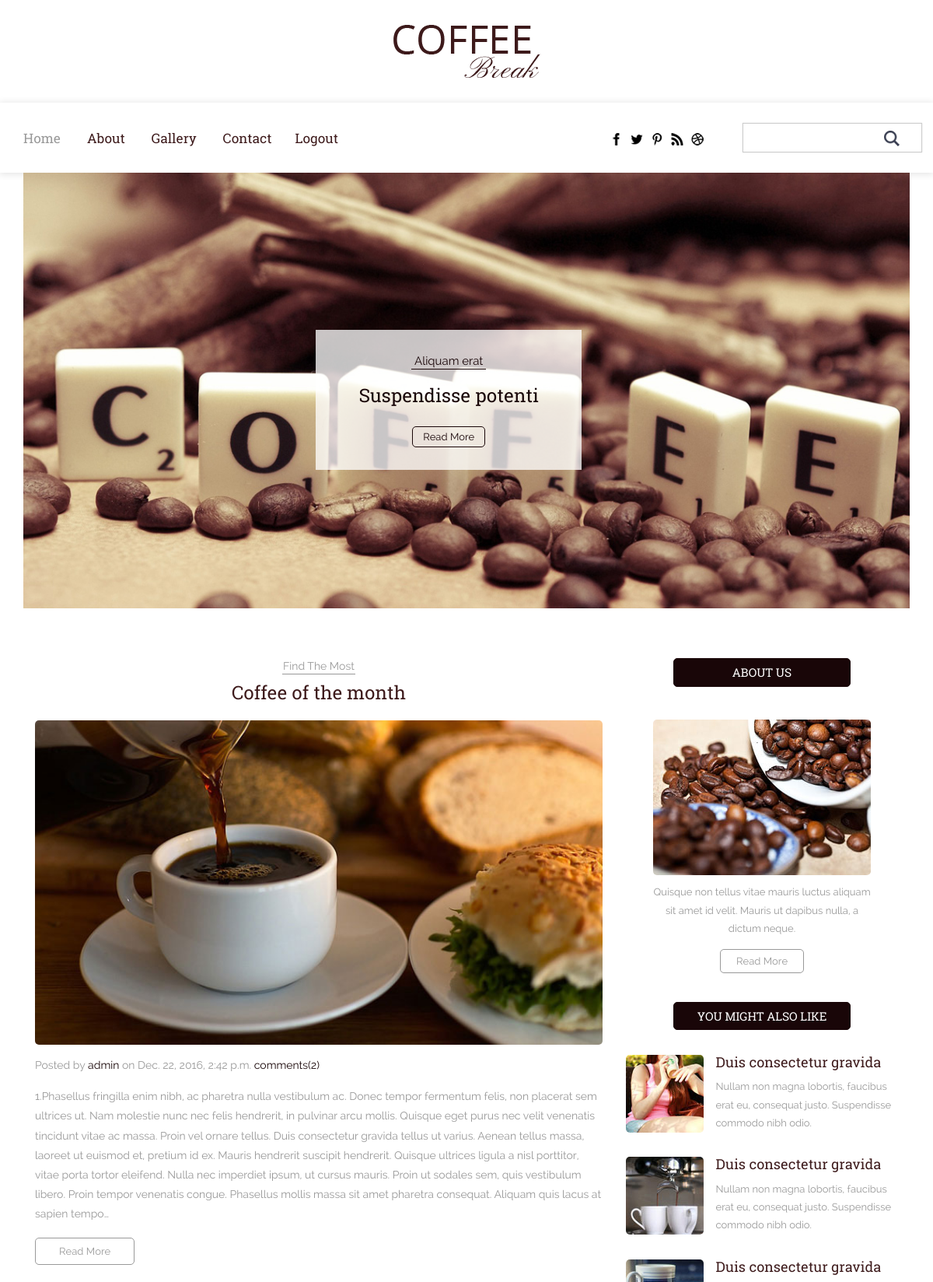
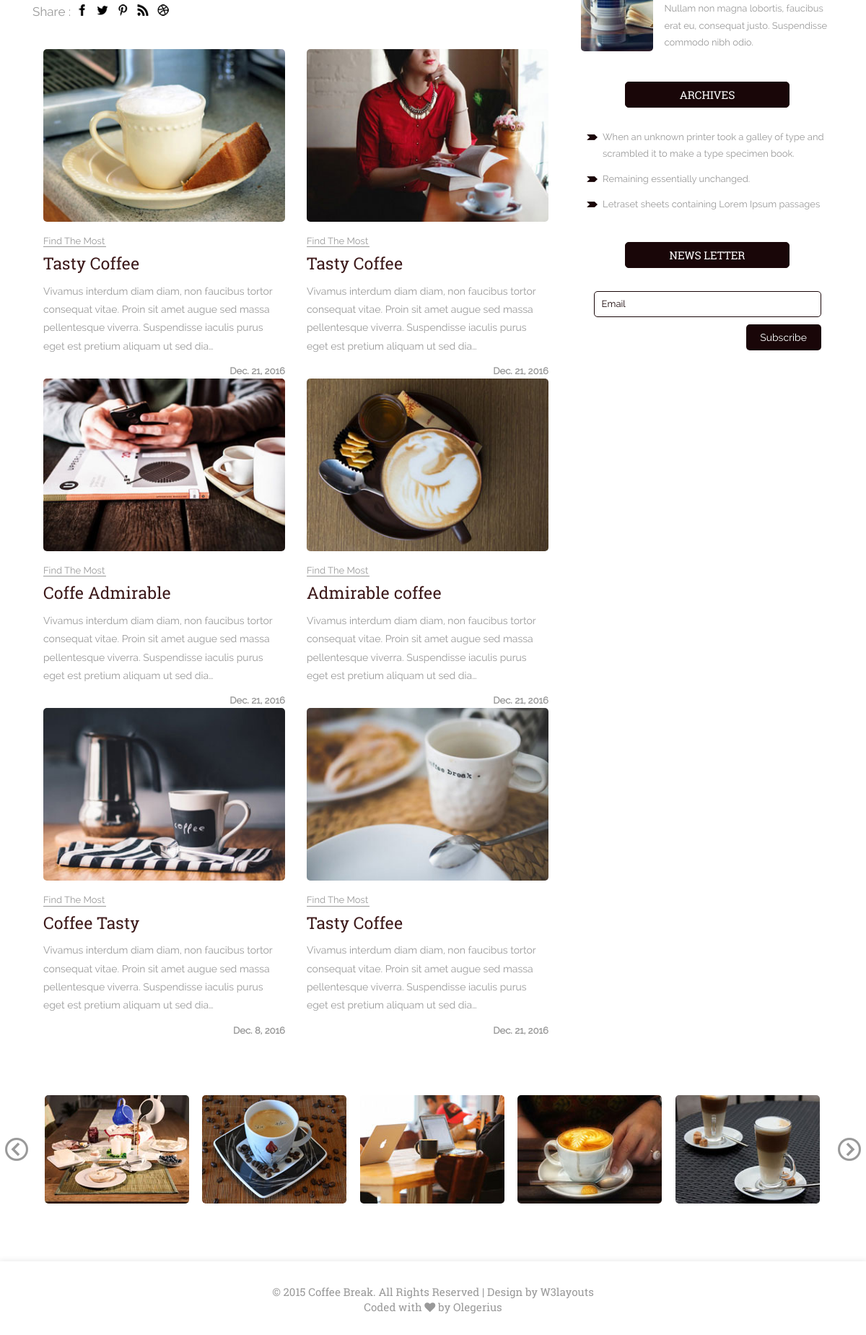
The app's page / (signed in) with its own data (2 pictures, top to bottom).
### posts/models.py (models this page shows, shortened)
class Post(models.Model):
    user = models.ForeignKey(settings.AUTH_USER_MODEL, default=1)
    title = models.CharField(max_length=120)
    slug = models.SlugField(unique=True)
    image = models.ImageField(upload_to=upload_location,
                              null=True,
                              blank=True,
                              width_field="width_field",
                              height_field="height_field")
    height_field = models.IntegerField(default=0)
    width_field = models.IntegerField(default=0)
    content = models.TextField()
    draft = models.BooleanField(default=False)
    publish = models.DateField(auto_now=False, auto_now_add=False)
    read_time = models.IntegerField(default=0)  # models.TimeField(null=True, blank=True) #assume minutes
    updated = models.DateTimeField(auto_now=True, auto_now_add=False)
    timestamp = models.DateTimeField(auto_now=False, auto_now_add=True)
    objects = PostManager()
    def get_absolute_url(self):
        return reverse("posts:detail", kwargs={"slug": self.slug})
    class Meta:
        ordering = ["-timestamp", "-updated"]

### posts/views.py (the view, shortened to what this page needs)
# urls.py: url(r'^$', post_list, name='list'),
def post_list(request):
    today = timezone.now().date()
    queryset_list = Post.objects.active()  # .order_by("-timestamp")
    last_post = Post.objects.active().order_by("timestamp").first()
    if request.user.is_staff or request.user.is_superuser:
        queryset_list = Post.objects.all()
    query = request.GET.get("q")
    paginator = Paginator(queryset_list, 6)  # Show 25 contacts per page
    page_request_var = "page"
    page = request.GET.get(page_request_var)
    try:
        queryset = paginator.page(page)
    except PageNotAnInteger:
        queryset = paginator.page(1)
    except EmptyPage:
        queryset = paginator.page(paginator.num_pages)
    if request.method == 'POST':
        sign_up_form = SignUpForm(request.POST or None)
        if sign_up_form.is_valid():
            email = sign_up_form.cleaned_data.get('email')
            sign_up_form.save()
            return HttpResponseRedirect('/')
    else:
        sign_up_form = SignUpForm()
    context = {
        "object_list": queryset,
        "title": "List",
        "page_request_var": page_request_var,
        "today": today,
        "last_post": last_post,
        'sign_up_form': sign_up_form,
    }
    return render(request, "posts/post_list.html", context)

### about/forms.py
class SignUpForm(forms.ModelForm):
    class Meta:
        model = SignUp
        fields = ['email']

### posts/models.py (called while the page is built)
    def active(self, *args, **kwargs):
        return super(PostManager, self).filter(draft=False).filter(publish__lte=timezone.now())

### posts/templates/posts/post_list.html
{% extends "base.html" %}
{% load static %}
{% block navigation %}
    {% include "nav.html" with is_home=True %}
{% endblock %}
{% block content %}
<div class="about">
		<div class="container">
			<div class="about-main">
				<div class="col-md-8 about-left">
					<div class="about-one">
						<p>Find The Most</p>
						<h3>{{ last_post.title }}</h3>
					</div>
					<div class="about-two">
						<a href="{{ last_post.get_absolute_url }}"><img src="{{ last_post.image.url }}" alt="" /></a>
						<p>Posted by <a href="#">{{ last_post.user }}</a> on {{ last_post.updated }} <a href="{{ last_post.get_absolute_url }}"> comments(2)</a></p>
                        <p>{{ last_post.content|truncatechars:700 }}</p>
                        <div class="about-btn">
							<a href="{{ last_post.get_absolute_url }}">Read More</a>
						</div>
						<ul>
							<li><p>Share : </p></li>
							<li><a href="#"><span class="fb"> </span></a></li>
							<li><a href="#"><span class="twit"> </span></a></li>
							<li><a href="#"><span class="pin"> </span></a></li>
							<li><a href="#"><span class="rss"> </span></a></li>
							<li><a href="#"><span class="drbl"> </span></a></li>
						</ul>
					</div>
					<div class="about-tre">
						<div class="a-1">
                            {% for obj in object_list %}
							<div class="col-md-6 abt-left">
								<a href="{{ obj.get_absolute_url }}"><img src="{{ obj.image.url }}" alt="" /></a>
								<h6>Find The Most</h6>
								<h3><a href="{{ obj.get_absolute_url }}">{{ obj.title }}</a></h3>
								<p>{{ obj.content|truncatechars:180 }}</p>
								<label>{{ obj.publish }}</label>
							</div>
							{% endfor %}
						</div>
					</div>
				</div>
				<div class="col-md-4 about-right heading">
					<div class="abt-1">
						<h3>ABOUT US</h3>
						<div class="abt-one">
							<img src="{% static 'images/c-2.jpg' %}" alt="" />
							<p>Quisque non tellus vitae mauris luctus aliquam sit amet id velit. Mauris ut dapibus nulla, a dictum neque.</p>
							<div class="a-btn">
								<a href="{% url 'about:about' %}">Read More</a>
							</div>
						</div>
					</div>
					<div class="abt-2">
						<h3>YOU MIGHT ALSO LIKE</h3>
							<div class="might-grid">
								<div class="grid-might">
									<a href="{% url 'posts:detail' slug='tender-night-plus' %}"><img src="{% static 'images/c-12.jpg' %}" class="img-responsive" alt=""> </a>
								</div>
								<div class="might-top">
									<h4><a href="{% url 'posts:detail' slug='admirabile-coffee' %}">Duis consectetur gravida</a></h4>
									<p>Nullam non magna lobortis, faucibus erat eu, consequat justo. Suspendisse commodo nibh odio.</p>
								</div>
								<div class="clearfix"></div>
							</div>
							<div class="might-grid">
								<div class="grid-might">
									<a href="{% url 'posts:detail' slug='tasty_coffee' %}"><img src="{% static 'images/c-10.jpg' %}" class="img-responsive" alt=""> </a>
								</div>
								<div class="might-top">
									<h4><a href="{% url 'posts:detail' slug='tasty_coffee' %}">Duis consectetur gravida</a></h4>
									<p> Nullam non magna lobortis, faucibus erat eu, consequat justo. Suspendisse commodo nibh odio.</p>
								</div>
								<div class="clearfix"></div>
							</div>
							<div class="might-grid">
								<div class="grid-might">
									<a href="{% url 'posts:detail' slug='tempora-amore' %}"><img src="{% static 'images/c-11.jpg' %}" class="img-responsive" alt=""> </a>
								</div>
								<div class="might-top">
									<h4><a href="{% url 'posts:detail' slug='tempora-amore' %}">Duis consectetur gravida</a></h4>
									<p> Nullam non magna lobortis, faucibus erat eu, consequat justo. Suspendisse commodo nibh odio.</p>
								</div>
								<div class="clearfix"></div>
							</div>
					</div>
					<div class="abt-2">
						<h3>ARCHIVES</h3>
						<ul>
                                <li><a href="{% url 'posts:detail' slug='tasty_coffee' %}">When an unknown printer took a galley of type and scrambled it to make a type specimen book. </a></li>
                                <li><a href="{% url 'posts:detail' slug='admirabile-coffee' %}">Remaining essentially unchanged. </a></li>
                                <li><a href="{% url 'posts:detail' slug='tempora-amore' %}">Letraset sheets containing Lorem Ipsum passages</a></li>
						</ul>
					</div>
					<div class="abt-2">
						<h3>NEWS LETTER</h3>
						<div class="news">
							<form method="post" action="">{% csrf_token %}
								<input name="email" type="text" value="Email" onfocus="this.value = '';" onblur="if (this.value == '') {this.value = 'Email';}" />
								<input type="submit" value="Subscribe">
							</form>
						</div>
					</div>
				</div>
				<div class="clearfix"></div>
			</div>
		</div>
	</div>
{% endblock %}
{% block slide %}
{% include "slide.html" %}
{% endblock %}

### static/css/chocolat.css (style rules this page uses)
body { margin:0; padding:0; }

### records on screen
Post: title "Coffee of the month", image (picture), user "admin", updated "Dec. 22, 2016, 2:42 p.m.", content "1.Phasellus fringilla enim nibh, ac pharetra nulla vestibulum ac. Donec tempor fermentum felis, non placerat sem ultrices ut. Nam molestie nunc nec felis hendrerit, in pulvinar arcu mollis. Quisque eget purus nec velit venenatis tincidunt vitae ac massa. Proin vel ornare tellus. Duis consectetur gravida tellus ut varius. Aenean tellus massa, laoreet ut euismod et, pretium id ex. Mauris hendrerit suscipit hendrerit. Quisque ultrices ligula a nisl porttitor, vitae porta tortor eleifend. Nulla nec imperdiet ipsum, ut cursus mauris. Proin ut sodales sem, quis vestibulum libero. Proin tempor venenatis congue. Phasellus mollis massa sit amet pharetra consequat. Aliquam quis lacus at sapien tempo…"
Post: image (picture), title "Tasty Coffee", content "Vivamus interdum diam diam, non faucibus tortor consequat vitae. Proin sit amet augue sed massa pellentesque viverra. Suspendisse iaculis purus eget est pretium aliquam ut sed dia…", publish "Dec. 21, 2016"
Post: image (picture), title "Tasty Coffee", content "Vivamus interdum diam diam, non faucibus tortor consequat vitae. Proin sit amet augue sed massa pellentesque viverra. Suspendisse iaculis purus eget est pretium aliquam ut sed dia…", publish "Dec. 21, 2016"
Post: image (picture), title "Coffe Admirable", content "Vivamus interdum diam diam, non faucibus tortor consequat vitae. Proin sit amet augue sed massa pellentesque viverra. Suspendisse iaculis purus eget est pretium aliquam ut sed dia…", publish "Dec. 21, 2016"
Post: image (picture), title "Admirable coffee", content "Vivamus interdum diam diam, non faucibus tortor consequat vitae. Proin sit amet augue sed massa pellentesque viverra. Suspendisse iaculis purus eget est pretium aliquam ut sed dia…", publish "Dec. 21, 2016"
Post: image (picture), title "Coffee Tasty", content "Vivamus interdum diam diam, non faucibus tortor consequat vitae. Proin sit amet augue sed massa pellentesque viverra. Suspendisse iaculis purus eget est pretium aliquam ut sed dia…", publish "Dec. 8, 2016"
Post: image (picture), title "Tasty Coffee", content "Vivamus interdum diam diam, non faucibus tortor consequat vitae. Proin sit amet augue sed massa pellentesque viverra. Suspendisse iaculis purus eget est pretium aliquam ut sed dia…", publish "Dec. 21, 2016"
